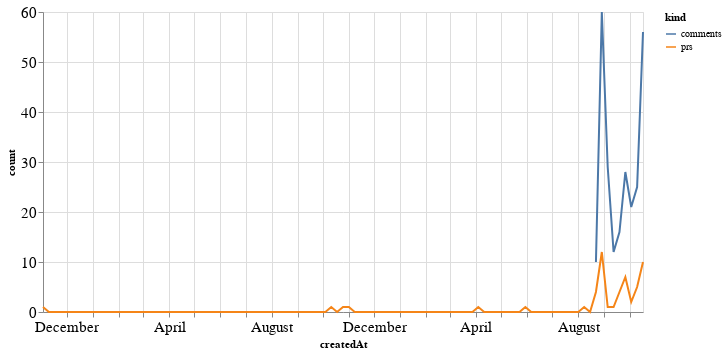

The notebook cell saved with this chart:
### Code cell
alt.Chart(total_time, width=600).mark_line().encode(
    x='createdAt',
    y='count',
    color='kind'
)

### Figure 1 — Vega-Lite specification as saved in the notebook (floating-point values rounded to 4 significant figures; data arrays with more than 128 entries replaced by an {"elided": "..."} marker saying what was removed)
{"config": {"axisLeft": {"labelFontSize": 15}, "axisBottom": {"labelFontSize": 15}}, "data": {"name": "data-c1bac6b03eb1c68ef0ee3063dd4fedc1"}, "mark": "line", "encoding": {"color": {"type": "nominal", "field": "kind"}, "x": {"type": "temporal", "field": "createdAt"}, "y": {"type": "quantitative", "field": "count"}}, "width": 600, "$schema": "https://vega.github.io/schema/vega-lite/v4.8.1.json", "datasets": {"data-c1bac6b03eb1c68ef0ee3063dd4fedc1": {"elided": "206 records"}}}
